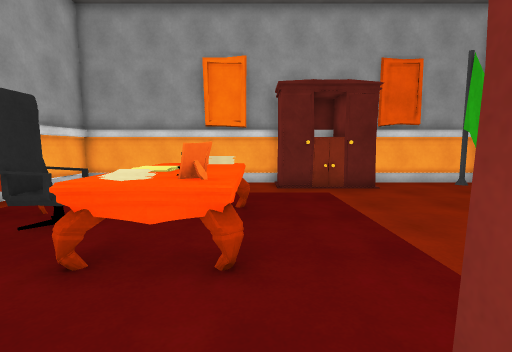
[1] (above)

13 first-person views from a walk through a scene from a Unity 3-D project. The camera is 1.5 m above the floor, tilts 6° down and sees 85° across. Doors are open. The floor is counted in squares, 1 m on a side. Each view is taken from the middle of a square. On the plan, view 1 faces up. The plan holds only what a view shows up to about 14 squares ahead; the rest is blank. The player is left out. Some animated figures are not drawn.

[2]
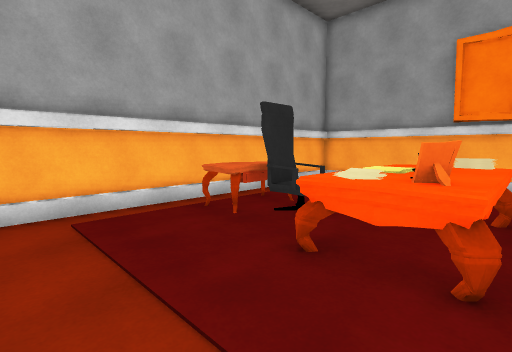

[3]
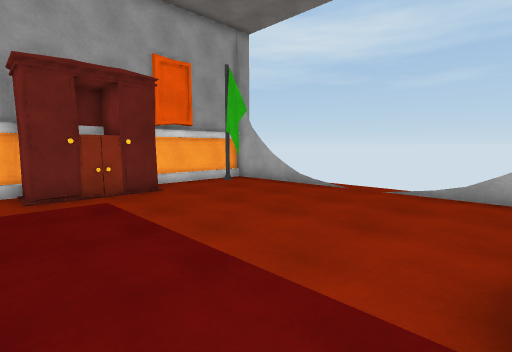

[4]
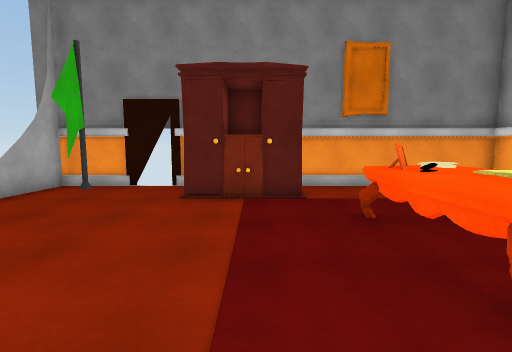

[5]
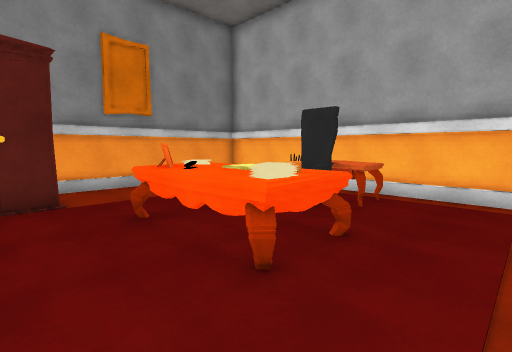

[6]
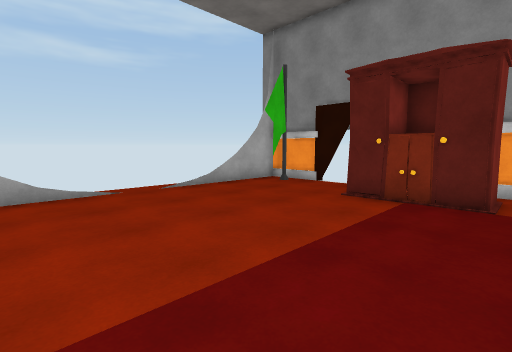

[7]
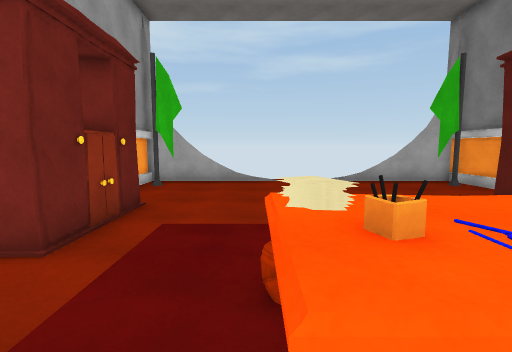

[8]
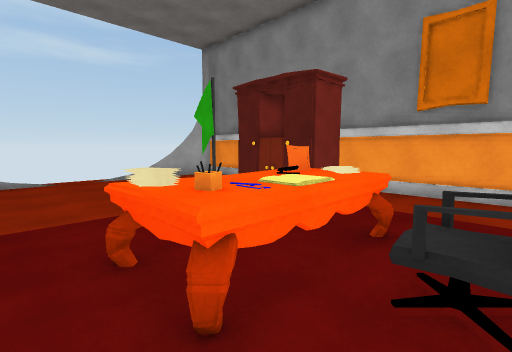

[9]
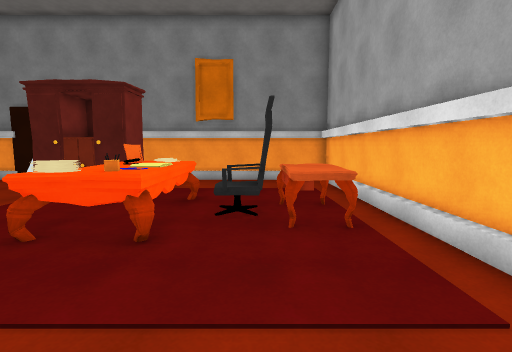

[10]
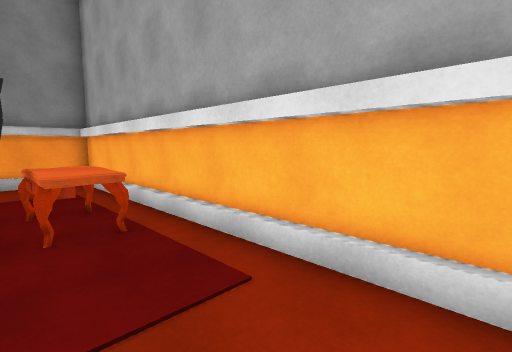

[11]
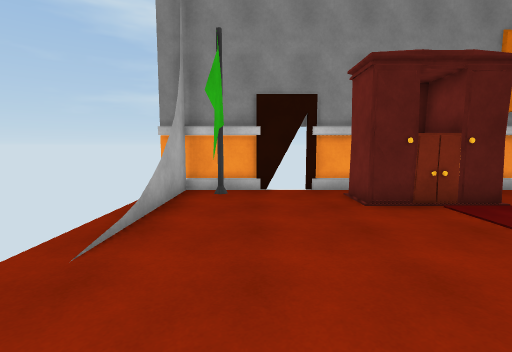

[12]
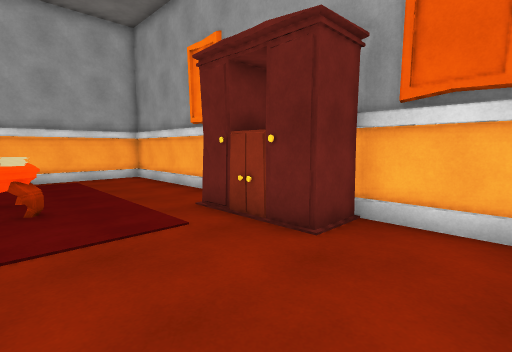

[13]
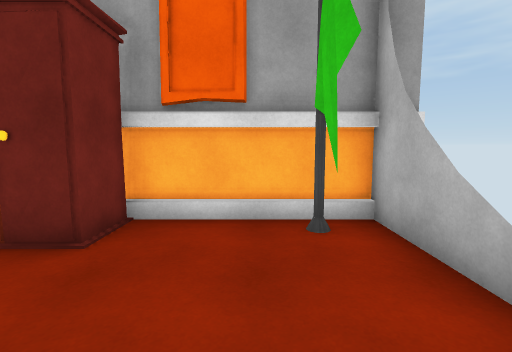

### Floor plan
Key: @ floor where view 1 was taken; # wall or solid block; x gap in a wall; . floor; D open door; = window, fence, low wall or low ledge; ^ raised ledge; C chair.
Columns run from 7 left of view 1 to 10 right of it. Each row starts with its distance up from view 1.
 12 #########  ######
 11 #.......#  #...##
 10 #.......####....##
  9 #...............=#
  8 #................#
  7 #....^^=.........
  6 #^^..^^^..........
  5 #^^CC^^^..........
  4 #^^..^^=..........
  3 #....^^=..........
  2 #................#
  1 #.......####....=#
  0 #......@#  #....##
 -1 #.......#  #D..##
 -2 #########  #x ###

Positions as (right, up) in squares from view 1, and headings:
1: (0, 0), facing up
2: (0, 0), facing up-left
3: (0, 1), facing up-right
4: (2, 9), facing down
5: (2, 9), facing down-left
6: (0, 9), facing down-right
7: (-3, 7), facing right
8: (-4, 8), facing down-right
9: (-4, 11), facing down
10: (-4, 11), facing down-left
11: (7, 8), facing down
12: (7, 6), facing up-left
13: (7, 6), facing up
